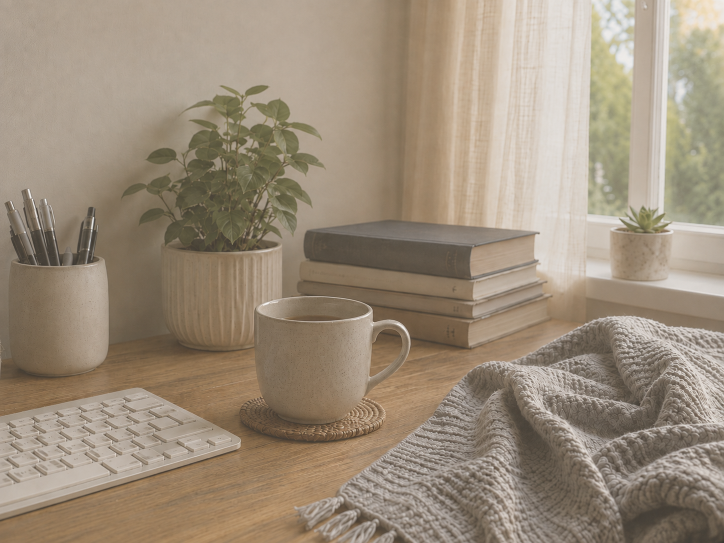
#> input picture opencv/prj04/images/53.png, 1448 x 1086 px (shown at 1/2 size)
$ python main02.py
#> lines starting #> are read from the running program, lines starting #| are printed output that depends on the picture
# 기하학 변화
import cv2
import numpy as np


img = cv2.imread('./images/53.png')
#> img is the input picture: shape (1086, 1448, 3); mean B, G, R 122.4, 141.1, 155.9
# print(img.shape) # (1086, 1448, 3)


# 크기조절 : cv2.resize
img = cv2.resize(img, (800, 500)) #가로*세로
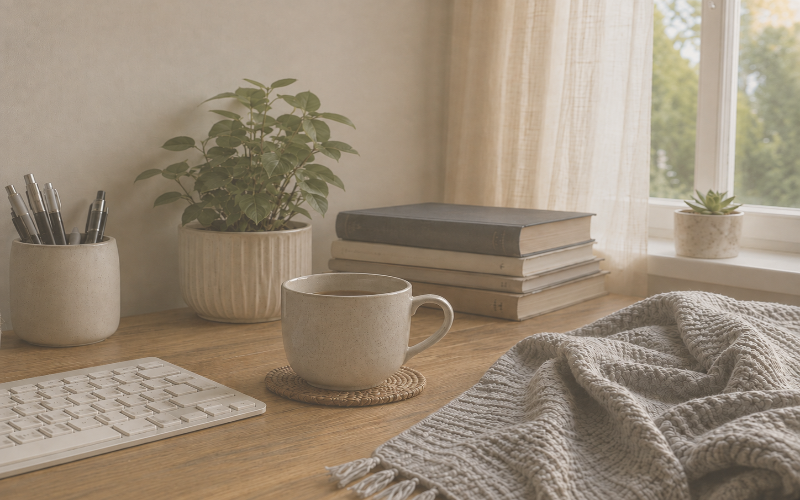
#> img: shape (500, 800, 3); mean B, G, R 122.3, 140.9, 155.8
# [19 lines of commented-out code are left out]
w = img.shape[1]
#> w = 800
h = img.shape[0]
#> h = 500
c = (w//2, h//2)
#> c = (400, 250)
matrix = cv2.getRotationMatrix2D(c, 30.0, 1.0) #center, angle, scale = float type
img = cv2.warpAffine(img, matrix, (w, h))  #반시계 방향으로 회전이 가능
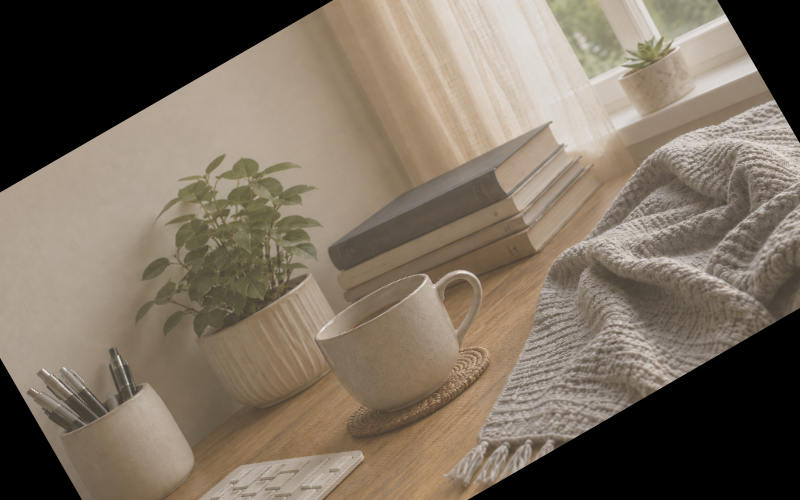
#> img: shape (500, 800, 3); mean B, G, R 95.9, 110.7, 123


cv2.imshow('img',img)
cv2.waitKey(0)

$ run again, with opencv/prj04/images/100.png copied over opencv/prj04/images/53.png
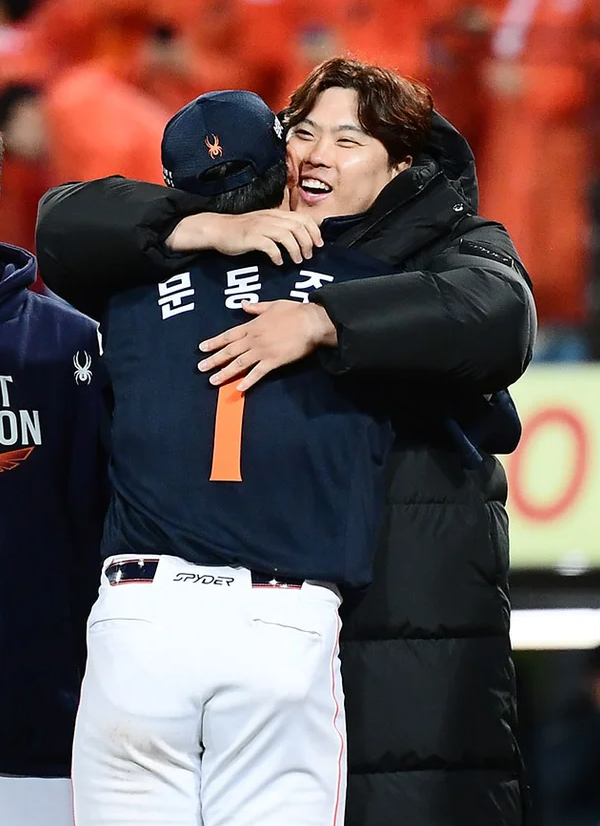
#> input picture opencv/prj04/images/100.png, 600 x 826 px
#> img is the input picture: shape (826, 600, 3); mean B, G, R 80.7, 82, 102
#> `img = cv2.resize(img, (800, 500))`:
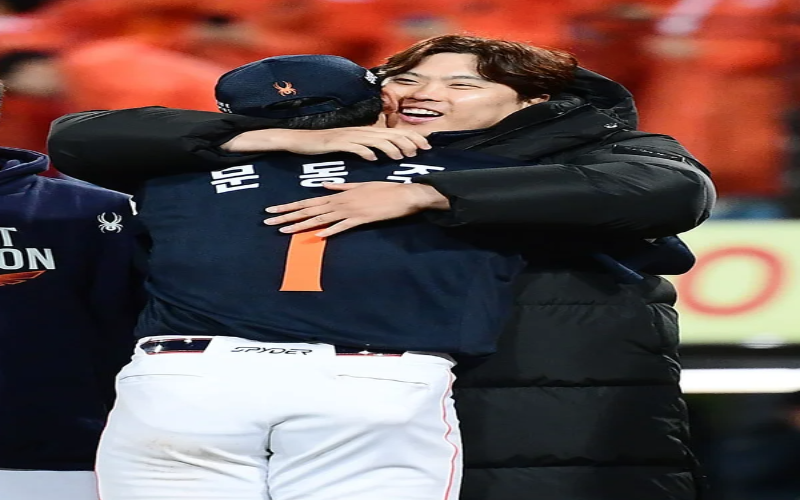
#> img: shape (500, 800, 3); mean B, G, R 80.6, 81.9, 101.9
#> `img = cv2.warpAffine(img, matrix, (w, h))`:
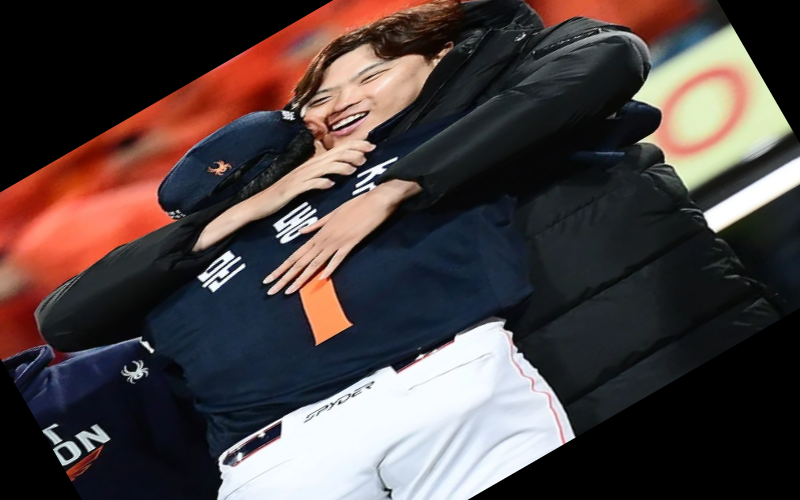
#> img: shape (500, 800, 3); mean B, G, R 64.5, 65, 76.2
